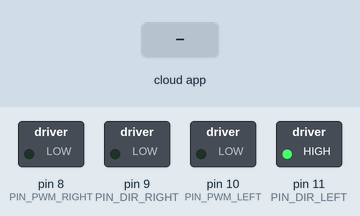
Recording of a sketch running on a simulated Arduino Uno, built with avr-gcc and run on an emulated ATmega328P. Parts: switched loads named in the sketch (green lamp = pin HIGH). Inputs (shaded band) come from the test bench. The ROS host is connected and sends only what is stated.

Above: at 1.2 s.
1.3 s: the phone or cloud app sets toggle_led to 45
At 2.3 s:
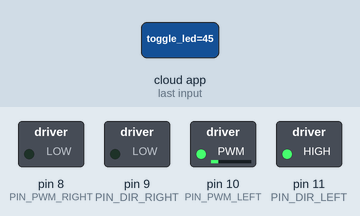
2.8 s: the phone or cloud app sets toggle_led to 90
At 3.5 s:
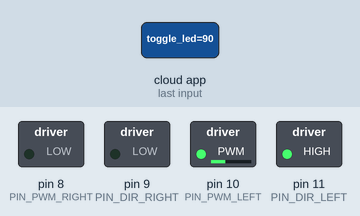
4.3 s: the phone or cloud app sets toggle_led to 180
At 4.6 s:
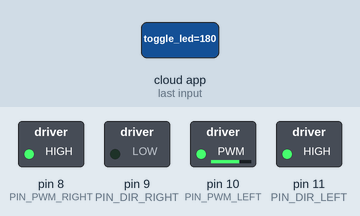
Timing chart, 0 to 7.3 s (numbered marks = the images above; inputs shaded):
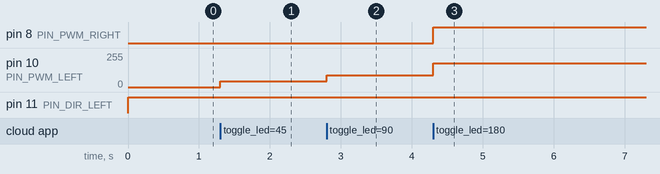

Measured:
- after the input at 1.3 s, pin 10 (PIN_PWM_LEFT): 0/255 → 45/255 at once
- after the input at 2.8 s, pin 10 (PIN_PWM_LEFT): 45/255 → 90/255 at once
- after the input at 4.3 s, pin 8 (PIN_PWM_RIGHT): LOW → HIGH at once; pin 10 (PIN_PWM_LEFT): 90/255 → 180/255 at once

The sketch:

motor_control_test_2.ino
```cpp
#include <ros.h>
#include <std_msgs/Int64.h>

#define PIN_PWM_LEFT 10
#define PIN_DIR_LEFT 11
#define PIN_PWM_RIGHT 8
#define PIN_DIR_RIGHT 9

ros::NodeHandle nh;
int64_t pwm;

void messangeCb(const std_msgs::Int64& toggle_msg)
{
  pwm = toggle_msg.data;

  if(pwm > 255) pwm = 255;
  if(pwm < -255) pwm = -255;
}

ros::Subscriber<std_msgs::Int64> sub("toggle_led", &messangeCb);

void setup()
{
  pinMode(PIN_PWM_LEFT, OUTPUT);
  pinMode(PIN_DIR_LEFT, OUTPUT);
  pinMode(PIN_PWM_RIGHT, OUTPUT);
  pinMode(PIN_DIR_RIGHT, OUTPUT);

  Serial.begin(57600);
  nh.getHardware()->setBaud(57600);
  nh.initNode();
  nh.subscribe(sub);
  pwm = 0;
}
void loop()
{
  nh.spinOnce();

  analogWrite(PIN_PWM_LEFT, pwm);
  digitalWrite(PIN_DIR_LEFT, HIGH);

  analogWrite(PIN_PWM_RIGHT, pwm);
  digitalWrite(PIN_DIR_RIGHT, LOW);

  delay(1);
}
```
